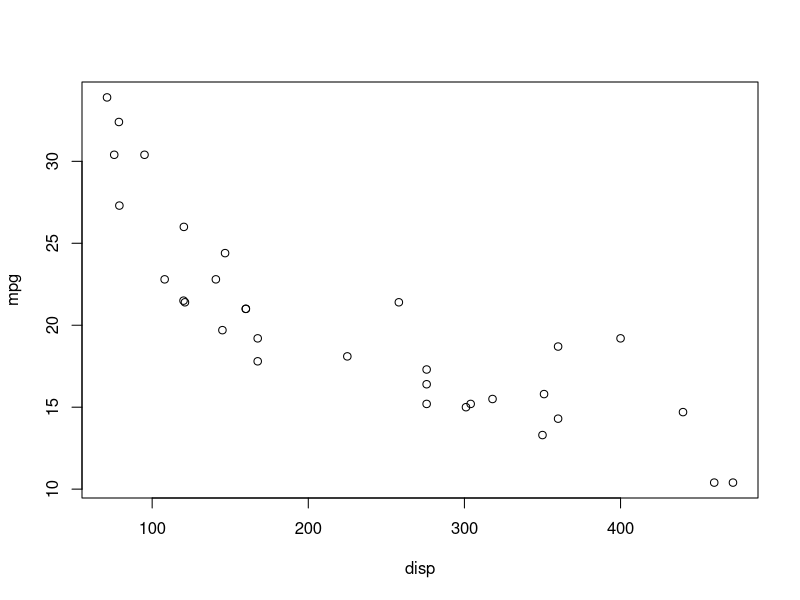
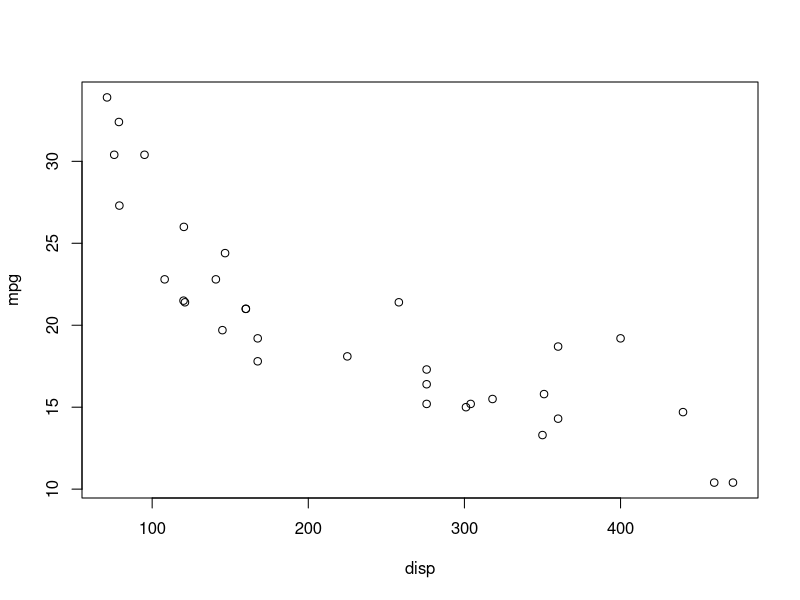

Write R code to recreate these figures, in order.
## ---- chunk 1
with(mtcars,plot(disp,mpg))
## ---- chunk 2
with(mtcars,plot(disp,mpg))
